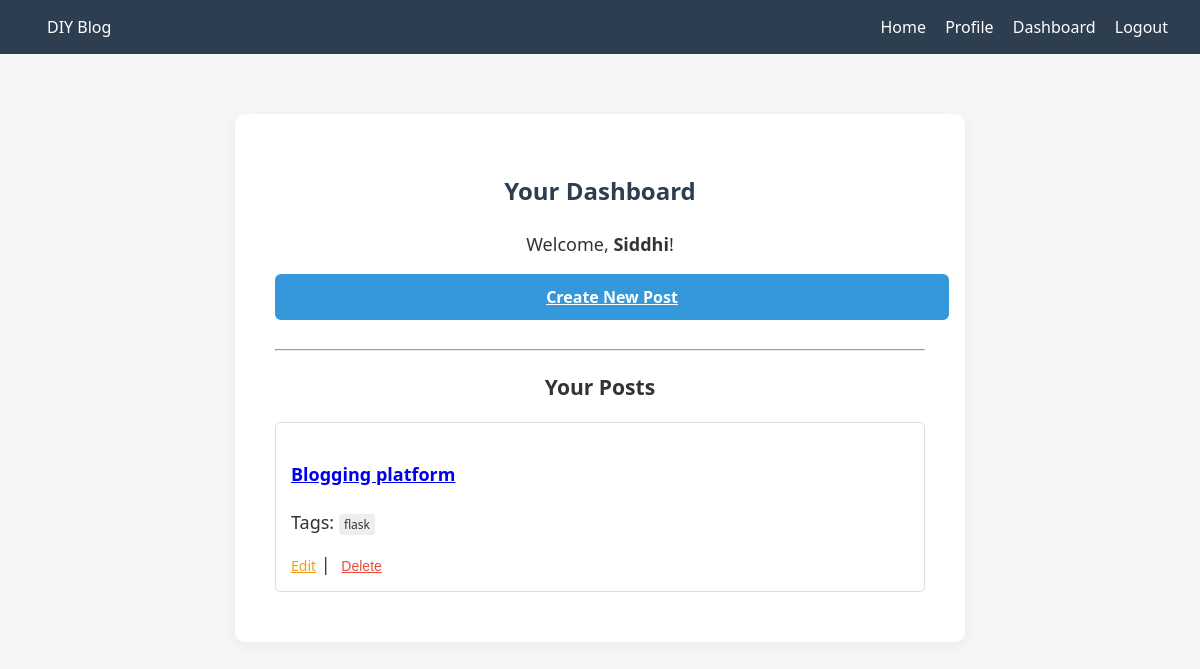
The page /dashboard (signed in) on the database its author committed.
### app/models.py (models this page shows, shortened)
class User(UserMixin, db.Model):
    id = db.Column(db.Integer, primary_key=True)
    username = db.Column(db.String(64), index=True, unique=True)
    password_hash = db.Column(db.String(256))
    posts = db.relationship('Post', backref='author', lazy='dynamic')

class Post(db.Model):
    id = db.Column(db.Integer, primary_key=True)
    title = db.Column(db.String(140))
    content = db.Column(db.Text)
    timestamp = db.Column(db.DateTime, index=True, default=lambda: datetime.now(timezone.utc))
    user_id = db.Column(db.Integer, db.ForeignKey('user.id'))
    tags = db.relationship('Tag', secondary=post_tags, backref=db.backref('posts', lazy='dynamic'))

class Tag(db.Model):
    id = db.Column(db.Integer, primary_key=True)
    name = db.Column(db.String(50), unique=True)

### app/main/routes.py (the view)
@bp.route('/dashboard')
@login_required
def dashboard():
    posts = current_user.posts.order_by(Post.timestamp.desc()).all()
    return render_template('dashboard.html', posts=posts)

### app/models.py (called while the page is built)
@login_manager.user_loader
def load_user(id):
    return db.session.get(User, int(id))

### app/templates/dashboard.html
{% extends "base.html" %}
{% block content %}
<h2>Your Dashboard</h2>
<div class="dashboard-content">
    <p>Welcome, <strong>{{ current_user.username }}</strong>!</p>
    <a href="{{ url_for('main.new_post') }}" class="btn" style="display:inline-block; margin-bottom:20px;">Create New Post</a>
    <hr>
    <h3>Your Posts</h3>
    {% for post in posts %}
        <div style="text-align: left; padding: 15px; border: 1px solid #ddd; margin-bottom: 10px; border-radius: 5px;">
            <h4><a href="{{ url_for('main.post', id=post.id) }}">{{ post.title }}</a></h4>
            <p>Tags: {% for tag in post.tags %}<span style="background:#eee; padding:2px 5px; border-radius:3px; font-size:12px;">{{ tag.name }}</span> {% endfor %}</p>
            <a href="{{ url_for('main.edit_post', id=post.id) }}" style="color: #f39c12; font-size: 14px;">Edit</a> |
            <form action="{{ url_for('main.delete_post', id=post.id) }}" method="POST" style="display:inline;">
                <button type="submit" style="color: #e74c3c; border:none; background:none; cursor:pointer; font-size: 14px; text-decoration: underline;">Delete</button>
            </form>
        </div>
    {% else %}
        <p>You haven't written any posts yet.</p>
    {% endfor %}
</div>
{% endblock %}

### app/templates/base.html (style rules this page uses)
body { font-family: 'Segoe UI', Tahoma, Geneva, Verdana, sans-serif; background-color: #f4f7f6; margin: 0; padding: 0; color: #333; }
h2 { text-align: center; color: #2c3e50; margin-bottom: 25px; }
.btn { width: 100%; padding: 12px; background-color: #3498db; color: white; border: none; border-radius: 6px; cursor: pointer; font-size: 16px; font-weight: bold; transition: background-color 0.3s; }
.dashboard-content { text-align: center; font-size: 18px; margin-top: 20px; }

### rows shown on the page
User: username "Siddhi"
Post: title "Blogging platform"
Tag: name "flask"
